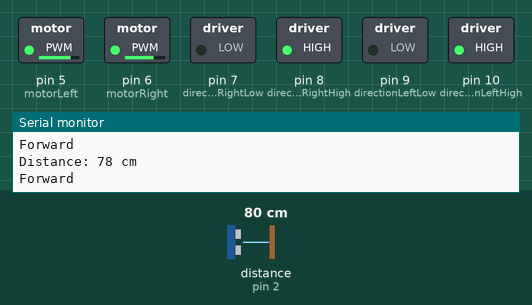
Recording of a sketch running on a simulated Arduino Uno, built with avr-gcc and run on an emulated ATmega328P. Parts: switched loads named in the sketch (green lamp = pin HIGH), the last lines printed to the serial monitor. Wiring (inferred from the names in the program): ultrasonic range finder: trigger pin 3; echo pin 2. The test bench sets the inputs (shaded band); at power-on: distance to the obstacle (sensor on pin 2) 80 cm. The echo pulse lasts 58.3 µs per cm; pins used as bus, display or sensor lines are not drawn.

Above: at 1.2 s.
1.3 s: distance to the obstacle (sensor on pin 2) set to 17 cm
2.8 s: distance to the obstacle (sensor on pin 2) set to 14 cm
At 3.2 s:
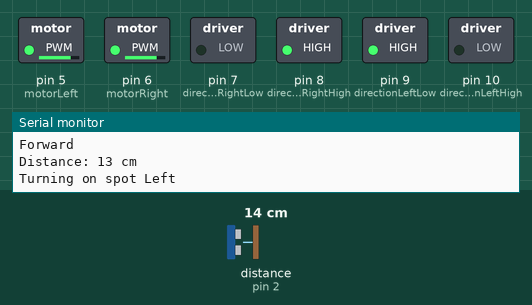
4.3 s: distance to the obstacle (sensor on pin 2) set to 18 cm
At 5.4 s:
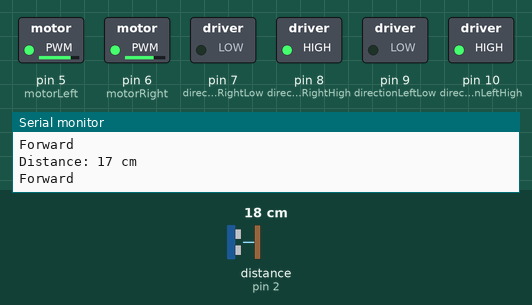
5.8 s: distance to the obstacle (sensor on pin 2) set to 2 cm
At 7.2 s:
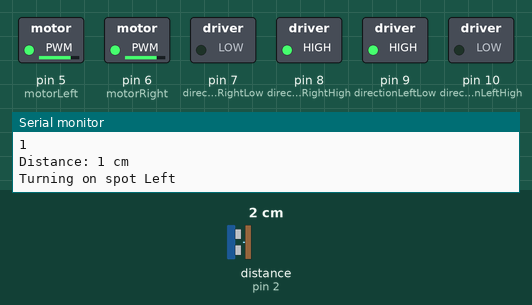
Timing chart, 0 to 8.3 s (numbered marks = the images above; inputs shaded):
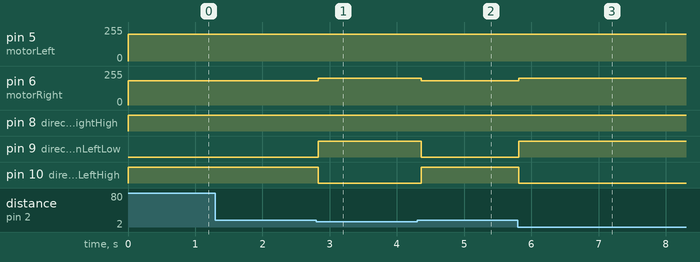

The sketch:

3_MotorFunctions.ino
```cpp
//  Example code to control the robot with functions
//  By Ryan Hughes 2019
//  Adapted by Group 3 of CSM1038 in October-December 2021
// ----------------------------------------------------------------------------------------------------------- //

//  This example covers:
//    > Writing functions
//    > Calling functions

// ----------------------------------------------------------------------------------------------------------- //

//Define I/O pins (input/output)
#define motorRight 6                         //  As with the previous example, definitions are set to clear up
#define motorLeft 5                         //  the main body of the code.

#define directionRightLow   7
#define directionRightHigh  8
#define directionLeftLow    9
#define directionLeftHigh   10

#define avoidDistance 15

//--------------------------------------------------------------------------

// definitions for ultrasonic sensor connections
#define echoPin 2 // attach pin D2 Arduino to pin Echo of HC-SR04
#define trigPin 3 // attach pin D3 Arduino to pin Trig of HC-SR04

// defines variables
long duration; // variable for the duration of sound wave travel
int distance; // variable for the distance measurement


//---------------------------------------------------------------------------
// Function: setup
// ----------------------------
//   Allocates pin modes and begins serial communications
//
//   no parameters passed in
//
//   returns: none
//  adapted by Group 3 of CSM1038 Oct-Dec 2021
//---------------------------------------------------------------------------

void setup() {                               // The setup routine begins (running only once).

  pinMode(motorRight, OUTPUT);
  pinMode(motorLeft, OUTPUT);                // The previously defined pins are then set to OUTPUTs to control the speed.
  pinMode(directionRightHigh, OUTPUT);
  pinMode(directionRightLow, OUTPUT);
  pinMode(directionLeftHigh, OUTPUT);
  pinMode(directionLeftLow, OUTPUT);         // And to control the direction.

  pinMode(trigPin, OUTPUT); // Sets the trigPin as an OUTPUT for ultrasonic use
  pinMode(echoPin, INPUT); // Sets the echoPin as an INPUT for ultrasonic use

  Serial.begin(9600);                        // The Serial communication line is initiated to help check for issues or "debug"


}                                            // End of the setup routine.


//---------------------------------------------------------------------------
// Function: loop
// ----------------------------
//   Moves the robot forwards, then left and then right, with 1 second intervals
//
//   no parameters passed in
//
//   returns: none
//  adapted by Group 3 of CSM1038 Oct-Dec 2021
//---------------------------------------------------------------------------
void loop() {                                // The loop routine beigns (running over and over, continuously).

  moveForward();                             // Here, we are calling the "moveForward function". This tells the Arduino to
                                             // run a set of code that is written below.

  delay(50);                               // "delay" is another example of a function, however this is included
                                             // in the Arduino system, so it knows what to do already.


   // take an initial ultrasonic distance measurement
   // Clears the ultrasonic trigPin condition
  digitalWrite(trigPin, LOW);
  delayMicroseconds(2);
  // Sets the trigPin HIGH (ACTIVE) for 10 microseconds
  digitalWrite(trigPin, HIGH);
  delayMicroseconds(10);
  digitalWrite(trigPin, LOW);
  // Reads the echoPin, returns the sound wave travel time in microseconds
  duration = pulseIn(echoPin, HIGH);
  // Calculating the distance
  distance = duration * 0.034 / 2; // Speed of sound wave divided by 2 (go and back)
  // Displays the distance on the Serial Monitor
  Serial.print("Distance: ");
  Serial.print(distance);
  Serial.println(" cm");


  // now in each run of the loop, check ultrasonically for something ahead before looping to drive forward again
  while (distance < avoidDistance) {
    delay(0);   // slow down and stop for 1 second by delaying - or maybe not
    turnOnSpotLeft();
    delay(500);   // how much to turn? keep turning-left-on-spot for 500mS
    Serial.println("Turning left to avoid");
    Serial.println("Distance: ");
    Serial.println(distance);
    distance = findDistance(trigPin, echoPin);    // call function to check distance ultrasonically
  }

}                                            // End of the loop routine.


//---------------------------------------------------------------------------
// Function: moveForward
// ----------------------------
//   Moves the robot forward
//
//   no parameters passed in
//
//   returns: none
//---------------------------------------------------------------------------
void moveForward(){                          // This is the start of the "moveForward" function.
                                             // This function is a "void" as it does not return a value to the loop routine.

  Serial.println("Forward");                 // This will tell you that the "moveForward" function is being called
                                             // in the serial monitor (Tools > Serial monitor).

  digitalWrite(directionRightHigh, HIGH);
  digitalWrite(directionRightLow, LOW);      // This tells the motors to go forward.
  analogWrite(motorRight, 182);              // This sets the speed. - was 200 - can be altered to try to 'trim' vehicle motion

  digitalWrite(directionLeftHigh, HIGH);
  digitalWrite(directionLeftLow, LOW);
  //analogWrite(motorLeft, 200);               //
  analogWrite(motorLeft, 200);               //

}

//---------------------------------------------------------------------------
// Function: moveBackward
// ----------------------------
//   Moves the robot backward
//
//   no parameters passed in
//
//   returns: none
//---------------------------------------------------------------------------
void moveBackward(){                          // This is the start of the "moveForward" function.
                                             // This function is a "void" as it does not return a value to the loop routine.

  Serial.println("Backward");                 // This will tell you that the "moveForward" funtion is being called
                                             // in the serial monitor (Tools > Serial monitor).

  digitalWrite(directionRightHigh, LOW);
  digitalWrite(directionRightLow, HIGH);      // This tells the motors to go forward.
  analogWrite(motorRight, 200);              // This sets the speed.

  digitalWrite(directionLeftHigh, LOW);
  digitalWrite(directionLeftLow, HIGH);     // opposite high/low on both motors, from moveForward
  analogWrite(motorLeft, 200);               // (Q1) Roughly what voltage will this line output, and to what pin number?

}

//---------------------------------------------------------------------------
// Function: moveLeft
// ----------------------------
//   Moves the robot to bear left
//
//   no parameters passed in
//
//   returns: none
//---------------------------------------------------------------------------
void moveLeft(){

  Serial.println("Left");                    // This will tell you that the "moveLeft" funtion is being called.

  digitalWrite(directionRightHigh, HIGH);    // (Q2) What voltage is outputted to both the directionRightHigh and
  digitalWrite(directionRightLow, LOW);      //      directionRightLow pins? What number are these pins?
  analogWrite(motorRight, 200);

  digitalWrite(directionLeftHigh, HIGH);     // Sets the left motor direction.
  digitalWrite(directionLeftLow, LOW);
  analogWrite(motorLeft, 100);                // Sets the left motor speed.

}


//---------------------------------------------------------------------------
// Function: moveRight
// ----------------------------
//   Makes the robot bear right
//
//   no parameters passed in
//
//   returns: none
//---------------------------------------------------------------------------
void moveRight(){

  Serial.println("Right");                   // Prints "Right" to the serial monitor

  digitalWrite(directionRightHigh, HIGH);
  digitalWrite(directionRightLow, LOW);      // (Q3) How would you reverse the motors directions?
  analogWrite(motorRight, 100);               // Sets right motor speed.

  digitalWrite(directionLeftHigh, HIGH);
  digitalWrite(directionLeftLow, LOW);       // Sets left motor direction.
  analogWrite(motorLeft, 200);               // Sets left motor speed.

}

//---------------------------------------------------------------------------
// Function: turnOnSpotLeft
// ----------------------------
//   Moves the robot turn on the spot by counter rotating motors
//
//   no parameters passed in
//
//   returns: none
//   Group 3 of CSM1038 - Oct-Dec 2021
//---------------------------------------------------------------------------
void turnOnSpotLeft(){                          // This is the start of the "turnOnSpotLeft" function.
                                             // This function is a "void" as it does not return a value to the loop routine.

  Serial.println("Turning on spot Left");                 // This will tell you that the "turnOnSpotLeft" function is being called
                                             // in the serial monitor (Tools > Serial monitor).

  digitalWrite(directionRightHigh, HIGH);
  digitalWrite(directionRightLow, LOW);      // This tells the motor to go forward.
  analogWrite(motorRight, 200);              // This sets the speed.

  digitalWrite(directionLeftHigh, LOW);
  digitalWrite(directionLeftLow, HIGH);     // change only this motor direction to turn on spot
  analogWrite(motorLeft, 200);

}

// CHALLENGE: Create your own functions to move the robot in different ways, e.g. Stop, backwards or rotate.
//            When ending a line of code, remember to use a ";".

// ANSWERS:
//  Q1 -> 5v * (100/255) = 1.96V, outputted to pin number 10
//  Q2 -> HIGH = 5V, LOW = 0V, directionRightHigh = pin 5, directionRightLow = pin 4
//  Q3 -> Make directionRightHigh = 0V (LOW) and directionRightLow = 5V (HIGH)

//---------------------------------------------------------------------------
// Function: findDistance
// ----------------------------
//   Measure the distance via
//
//  Parameters:
//   int tPin - trigger pin number on Arduino
//   int ePin - echo pin number on Arduino
//
//   returns: distance as an integer
//   Group 3 of CSM1038 - Oct-Dec 2021
//---------------------------------------------------------------------------
int findDistance(int tPin, int ePin)
{
  long duration;
  int distance;

  // Clears the trigPin condition
  digitalWrite(trigPin, LOW);
  delayMicroseconds(2);
  // Sets the trigPin HIGH (ACTIVE) for 10 microseconds
  digitalWrite(trigPin, HIGH);
  delayMicroseconds(10);
  digitalWrite(trigPin, LOW);
  // Reads the echoPin, returns the sound wave travel time in microseconds
  duration = pulseIn(echoPin, HIGH);
  // Calculating the distance
  distance = duration * 0.034 / 2; // Speed of sound wave divided by 2 (ultrasonic signal to go out and back)
  // Displays the distance on the Serial Monitor
  Serial.print("Distance: ");
  Serial.print(distance);
  Serial.println(" cm");

  return distance;      // return the distance calculated by Arduino

}

//---------------------------------------------------------------------------
// Function: driveInSquare
// ----------------------------
//   Drive in a square, turning left, to end on start point hopefully
//
//    Parameters: none
//   returns: nothing
//   Group 3 of CSM1038 - Oct-Dec 2021
//---------------------------------------------------------------------------
void driveInSquare()
{
  moveForward();  // go forward
  delay(2000);
  turnOnSpotLeft(); // turn on spot (90°)
  delay(500);   // how much to turn? - turn for 500mS
  moveForward(); // go forwarrd again
  delay(2000);
  turnOnSpotLeft(); // turn on spot (180°)
  delay(500);   // how much to turn? - turn for 500mS
  moveForward(); // go forward
  delay(2000);
  turnOnSpotLeft(); // turn on spot (270°)
  delay(500);   // how much to turn? - turn for 500mS
  moveForward(); // go forward
  delay(2000);
}
```

Measured:
- the behaviour switches between 16 and 15 cm on distance to the obstacle (sensor on pin 2) (found by bisection; images 0 and 1)
- after the input at 2.8 s, pin 6 (motorRight): 182/255 → 200/255 at once; pin 9 (directionLeftLow): LOW → HIGH at once; pin 10 (directionLeftHigh): HIGH → LOW at once
- after the input at 4.3 s, pin 6 (motorRight): 200/255 → 182/255 after 0.06 s; pin 9 (directionLeftLow): HIGH → LOW after 0.06 s; pin 10 (directionLeftHigh): LOW → HIGH after 0.06 s
- after the input at 5.8 s, pin 6 (motorRight): 182/255 → 200/255 at once; pin 9 (directionLeftLow): LOW → HIGH at once; pin 10 (directionLeftHigh): HIGH → LOW at once
